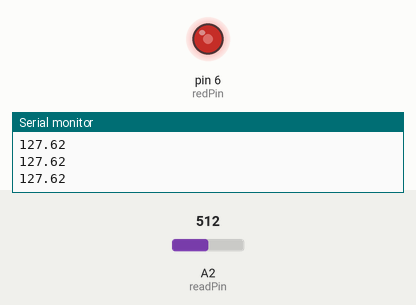
Bench run of a sketch on a simulated Arduino Uno, built with avr-gcc and run on an emulated ATmega328P. On the bench: output pins drawn as LEDs (lit = HIGH), the last lines printed to the serial monitor. The test bench sets the inputs (shaded band); at power-on: A2 (readPin) = 512.

Above: at 1.2 s.
1.3 s: A2 (readPin) set to 716
At 2.5 s:
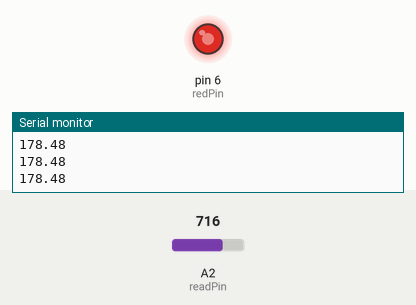
2.8 s: A2 (readPin) set to 900
At 3.5 s:
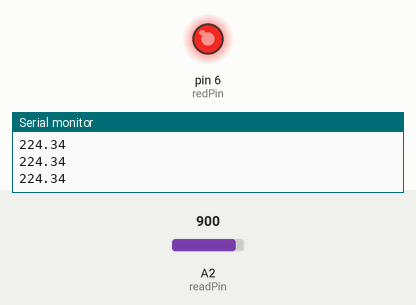
4.3 s: A2 (readPin) set to 122
At 5.5 s:
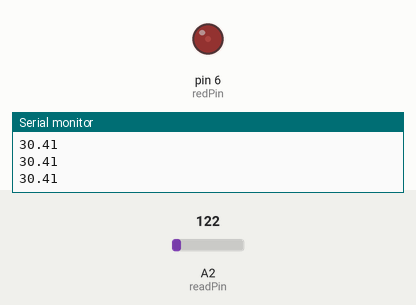
5.8 s: A2 (readPin) set to 0
At 6.8 s:
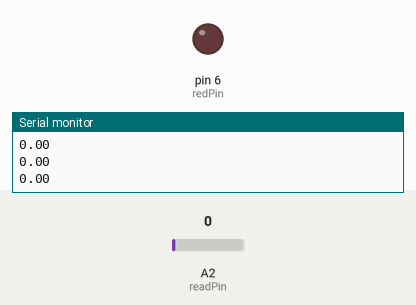
7.3 s: A2 (readPin) set to 511
At 8.2 s:
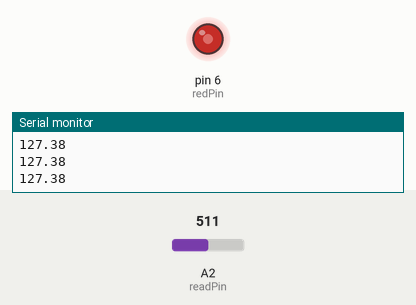
Timing chart, 0 to 9.8 s (numbered marks = the images above; inputs shaded):
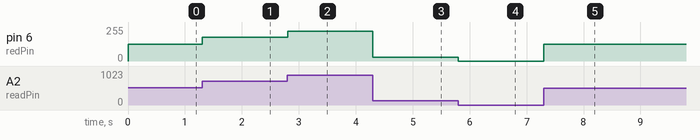

The sketch:

Dimmable_LED_light_with_potentiometer.ino
```cpp
int readPin = A2;
int redPin = 6;
int readVal; //# between 0 and 1023 (Will convert later)
double LEDVal;


void setup() {
  // put your setup code here, to run once:
Serial.begin(9600);
pinMode(redPin, OUTPUT);
pinMode(readPin, INPUT);
}

void loop() {
  // put your main code here, to run repeatedly:
readVal = analogRead(readPin);       //reading the potentiometer value and then
                                     //assigning it to the readVal variable

LEDVal = (255.0 / 1023.0) * readVal; //Here we converted the potentiometer
                                     //to an RGB vaue for the LED pin

analogWrite(redPin, LEDVal);         //TWO PARAMETERS: 1st is which pin you use
                                     //2nd is what value you want to use (0 - 255)

Serial.println(LEDVal);              //Prints the values on the serial monitor


}
```

Measured:
- after the input at 1.3 s, pin 6 (redPin): 127/255 → 178/255 at once
- after the input at 2.8 s, pin 6 (redPin): 178/255 → 224/255 at once
- after the input at 4.3 s, pin 6 (redPin): 224/255 → 30/255 at once
- after the input at 5.8 s, pin 6 (redPin): 30/255 → 0/255 at once
- after the input at 7.3 s, pin 6 (redPin): 0/255 → 127/255 at once
